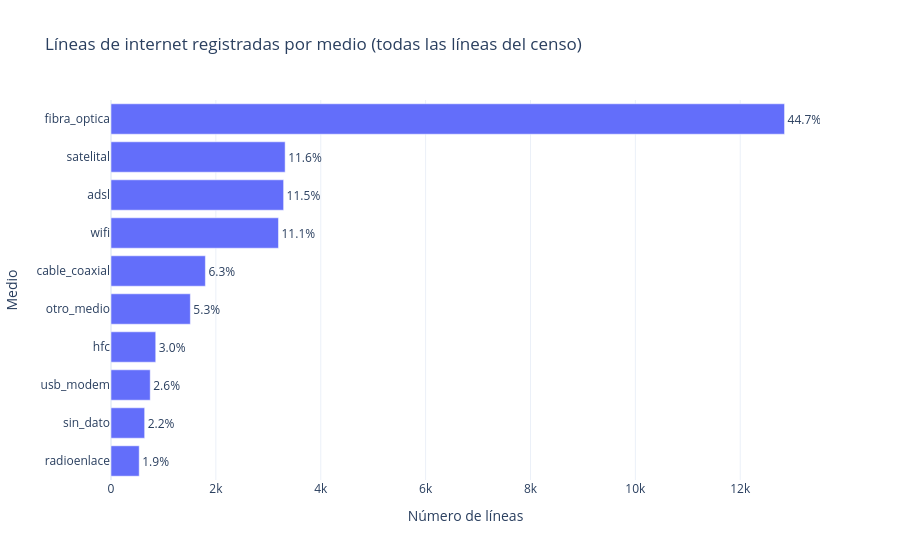

Notebook source saved alongside this figure:
### Markdown cell above
### 10.3 ¿Qué medios de conexión aparecen con mayor frecuencia?

Sobre las líneas registradas en el censo, no sobre los locales de la base: un local con tres líneas aporta tres observaciones.

### Code cell
medios = (
    lineas["medio"].value_counts(dropna=False)
    .rename_axis("medio").reset_index(name="lineas")
)
medios["pct_lineas"] = 100 * medios["lineas"] / medios["lineas"].sum()
fig3 = px.bar(
    medios.sort_values("lineas"), x="lineas", y="medio", orientation="h",
    text="pct_lineas", title="Líneas de internet registradas por medio (todas las líneas del censo)",
    labels={"lineas": "Número de líneas", "medio": "Medio"},
)
fig3.update_traces(texttemplate="%{text:.1f}%", textposition="outside")
fig3.show()
fig3.write_html(SALIDAS / "figura_3_medios_internet.html", include_plotlyjs="cdn")

top = medios.iloc[0]
display(Markdown(
    f"**Interpretación.** {top['medio'].replace('_',' ')} concentra {top['pct_lineas']:.1f}% de las líneas registradas. "
    "La distribución describe las líneas presentes en P3230 y no a todos los locales del país."
))

### Figure 1 — Plotly figure (JSON) as saved in the notebook; plotly's stock layout.template omitted (floating-point values rounded to 4 significant figures)
{"data": [{"hovertemplate": "Número de líneas=%{x}<br>Medio=%{y}<br>pct_lineas=%{text}<extra></extra>", "legendgroup": "", "marker": {"color": "#636efa", "pattern": {"shape": ""}}, "name": "", "orientation": "h", "showlegend": false, "text": [1.872, 2.233, 2.602, 2.967, 5.263, 6.262, 11.11, 11.45, 11.55, 44.68], "textposition": "outside", "texttemplate": "%{text:.1f}%", "type": "bar", "x": [538, 642, 748, 853, 1513, 1800, 3194, 3292, 3321, 12845], "xaxis": "x", "y": ["radioenlace", "sin_dato", "usb_modem", "hfc", "otro_medio", "cable_coaxial", "wifi", "adsl", "satelital", "fibra_optica"], "yaxis": "y"}], "layout": {"barmode": "relative", "legend": {"tracegroupgap": 0}, "title": {"text": "Líneas de internet registradas por medio (todas las líneas del censo)"}, "xaxis": {"anchor": "y", "domain": [0.0, 1.0], "title": {"text": "Número de líneas"}}, "yaxis": {"anchor": "x", "domain": [0.0, 1.0], "title": {"text": "Medio"}}}}
